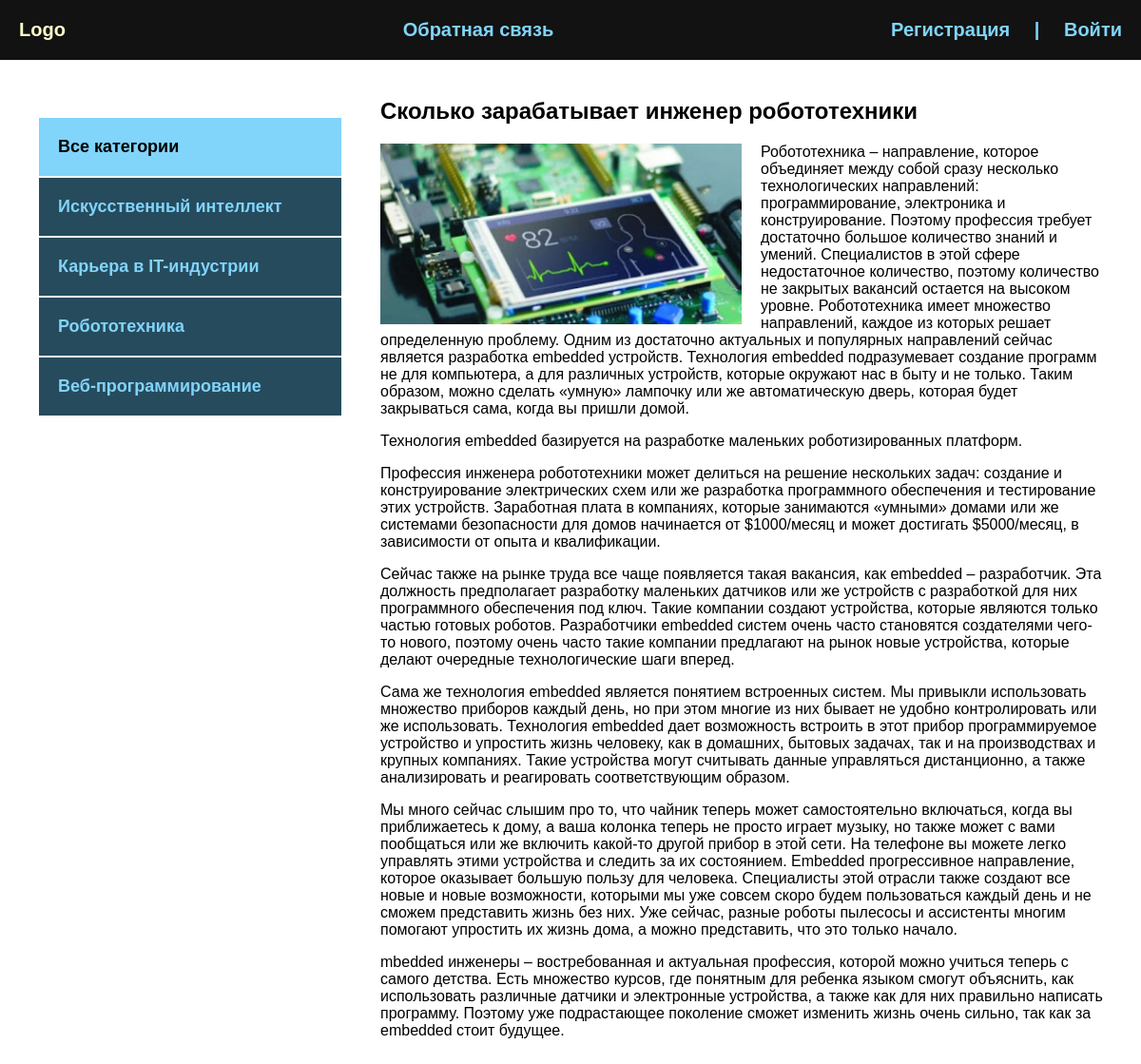
The page /post/skolko-zarabatyvaet-inzhener-robototehniki/ on the database its author committed.
### blog/models.py (models this page shows, shortened)
class Category(models.Model):
    name = models.CharField(max_length=100, verbose_name="Категория")
    slug = models.SlugField(max_length=100, unique=True, verbose_name="URL")
    def get_absolute_url(self):
        return reverse('category', kwargs={'cat_slug': self.slug})
    class Meta:
        verbose_name = "категорию"
        verbose_name_plural = "категории"

class Blog(models.Model):
    title = models.CharField(max_length=255, verbose_name="Название")
    slug = models.SlugField(max_length=255, unique=True, verbose_name="URL")
    content = models.TextField(blank=True, verbose_name="Контент")
    photo = models.ImageField(upload_to="photos/%Y/%m/%d/", blank=True, verbose_name="Фото")
    time_created = models.DateTimeField(auto_now_add=True, verbose_name="Дата публикации")
    time_update = models.DateTimeField(auto_now=True, verbose_name="Дата обновления")
    is_published = models.BooleanField(default=True, verbose_name="Опубликовано")
    cat = models.ForeignKey('Category', on_delete=models.PROTECT, verbose_name="Категория")
    def __str__(self):
        return self.title
    class Meta:
        verbose_name = "новость"
        verbose_name_plural = "Новости"
        ordering = ["-time_created"]

### blog/views.py (the view)
# urls.py: path('post/<slug:post_slug>/', ShowPost.as_view(), name='post'),
class ShowPost(DataMixin, DetailView):
    model = Blog
    template_name = "blog/post.html"
    slug_url_kwarg = "post_slug"
    context_object_name = "post"
    def get_context_data(self, *, object_list=None, **kwargs):
        context = super().get_context_data(**kwargs)
        c_def = self.get_user_context(title=context['post'])
        return dict(list(context.items()) + list(c_def.items()))

### blog/templatetags/blog_tags.py (called while the page is built)
@register.inclusion_tag('blog/list_categories.html')
def show_categories(sort=None, cat_selected=0):
    if not sort:
        cats = Category.objects.all()
    else:
        cats = Category.objects.order_by(sort)
    return {"cats": cats, "cat_selected": cat_selected}

### blog/utils.py (called while the page is built)
    def get_user_context(self, **kwargs):
        context = kwargs
        cats = Category.objects.annotate(Count('blog'))
        user_menu = menu.copy()
        if not self.request.user.is_authenticated:
            user_menu.pop(0)
        context['menu'] = user_menu
        context['cats'] = cats
        if 'cat_selected' not in context:
            context['cat_selected'] = 0
        return context

### blog/templates/blog/post.html
{% extends 'blog/base.html' %}
{% block content %}
<div class="post">
    <h2>{{ post.title }}</h2>
    {% if post.photo %}
    <img src="{{ post.photo.url }}" class="image" alt="">
    {% endif %}
    {{ post.content|linebreaks }}
</div>
{% endblock %}

### blog/templates/blog/base.html (shortened to what this page needs)
<!DOCTYPE html>
{% load static %}
{% load blog_tags %}
<html lang="en">
<head>
    <link rel="stylesheet" href="{% static 'css/style.css' %}">
</head>
<body>
<div class="header">
    <div class="wrap">
        <ul class="mainmenu">
            <li class="logo"><a href="{% url 'index' %}">Logo</a></li>
            {% for m in menu %}
            <li class="last"><a href="{% url m.url_name %}">{{ m.title }}</a></li>
            {% endfor %}
            {% if request.user.is_authenticated %}
            <li class="last"> {{ user.username }} |
                <form action="{% url 'logout' %}" method="post" class="item">
                    {% csrf_token %}
                    <button>Выйти</button>
                </form>
            </li>
            {% else %}
            <li class="last"><a href="{% url 'register' %}">Регистрация</a> | <a href="{% url 'login' %}">Войти</a></li>
            {% endif %}
        </ul>
    </div>
</div>
<div class="content">
    <div class="wrap">
        <div class="sidebar">
            <ul>
                {% if cat_selected == 0 %}
                <li class="selected">Все категории</li>
                {% else %}
                <li><a href="{% url 'index' %}">Все категории</a></li>
                {% endif %}
                {% for c in cats %}
                    {% if c.blog__count > 0 %}
                        {% if c.pk == cat_selected %}
                        <li class="selected">{{ c.name }}</li>
                        {% else %}
                        <li><a href="{{ c.get_absolute_url }}">{{ c.name }}</a></li>
                        {% endif %}
                    {% endif %}
                {% endfor %}
            </ul>
        </div>
        <div class="main">
            {% block content %}
            {% endblock %}
        </div>
    </div>
</div>
</body>
</html>

### blog/static/css/style.css (style rules this page uses)
body { margin: 0; padding: 0; background: #264b5d; font-family: Verdana, Geneva, Tahoma, sans-serif; }
.wrap { max-width: 1200px; margin: 0 auto; }
.content .wrap { background: #FFF; padding: 40px; box-sizing: border-box; display: flex; }
ul { list-style: none; margin: 0; padding: 0; }
a { color: #81d4fa; text-decoration: none; padding: 20px; }
.header { background: #121212; }
.mainmenu { display: flex; justify-content: space-between; align-items: center; font-size: 20px; font-weight: bold; padding: 20px 0; }
.sidebar ul { width: 320px; margin-right: 40px; margin-top: 20px; }
.sidebar a { padding: 20px; display: block; border: 1px solid #FFF; background: #264b5d; font-weight: bold; font-size: 18px; }
.selected { font-size: 18px; padding: 20px; border: 1px solid #FFF; font-weight: bold; background: #81d4fa; }
.image { max-width: 50%; float: left; margin-right: 20px; }
.post h2 { margin-top: 0; }
.post { font-size: 16px; }
.last { color: #81d4fa; }

### rows shown on the page
Category: name "Искусственный интеллект"
Category: name "Карьера в IT-индустрии"
Category: name "Робототехника"
Category: name "Веб-программирование"
Blog: title "Сколько зарабатывает инженер робототехники", photo (picture), content "Робототехника – направление, которое объединяет между собой сразу несколько технологических направлений: программирование, электроника и конструирование. Поэтому профессия требует достаточно большое количество знаний и умений. Специалистов в этой сфере недостаточное количество, поэтому количество не закрытых вакансий остается на высоком уровне. Робототехника имеет множество направлений, каждое из которых решает определенную проблему. Одним из достаточно актуальных и популярных направлений сейчас является разработка embedded устройств. Технология embedded подразумевает создание программ не для компьютера, а для различных устройств, которые окружают нас в быту и не только. Таким образом,…"

### other values the page prints
{{ m.title }} "Обратная связь"
